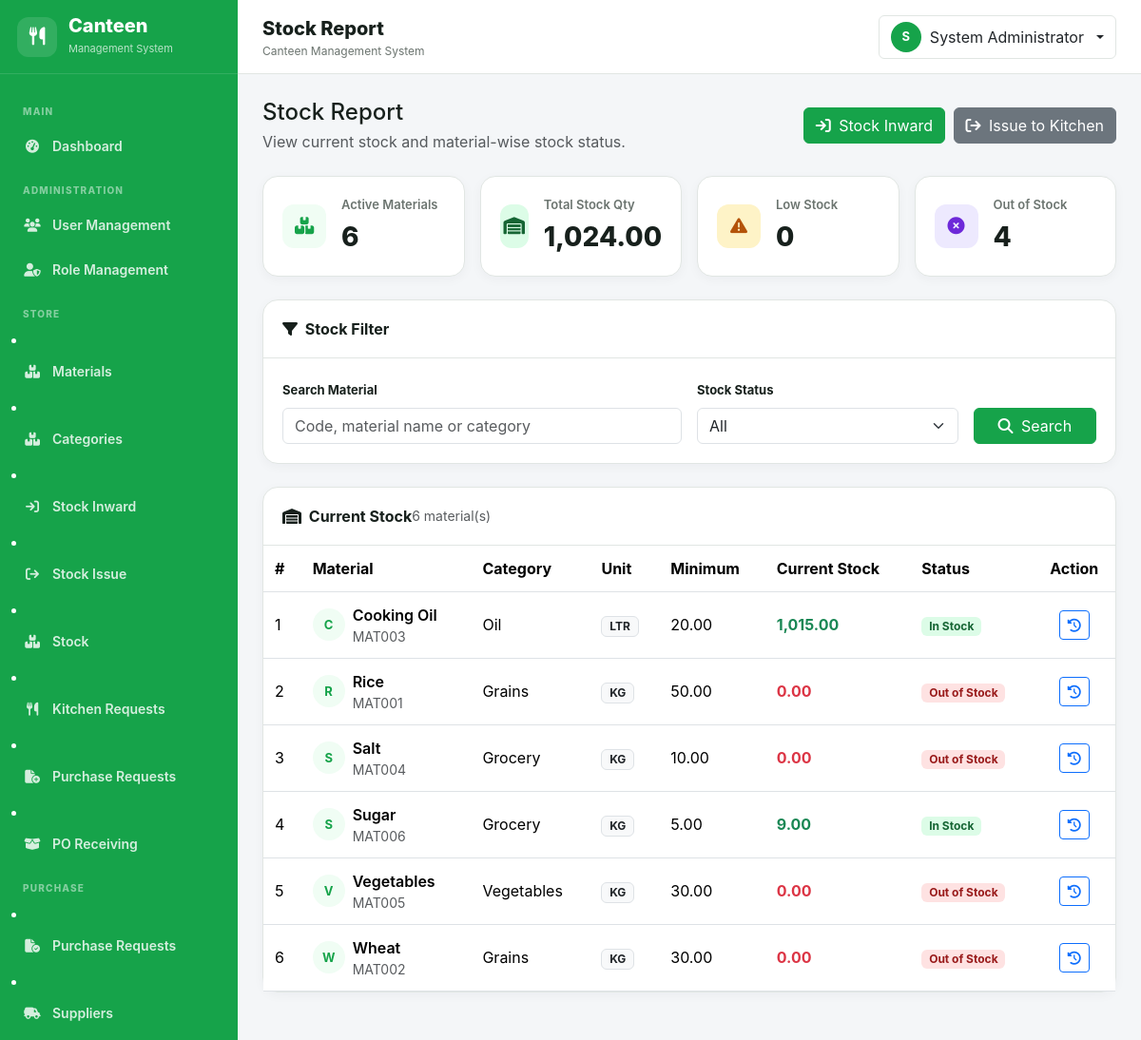
/store/stock.php (signed in), run on an earlier commit of the app's database.
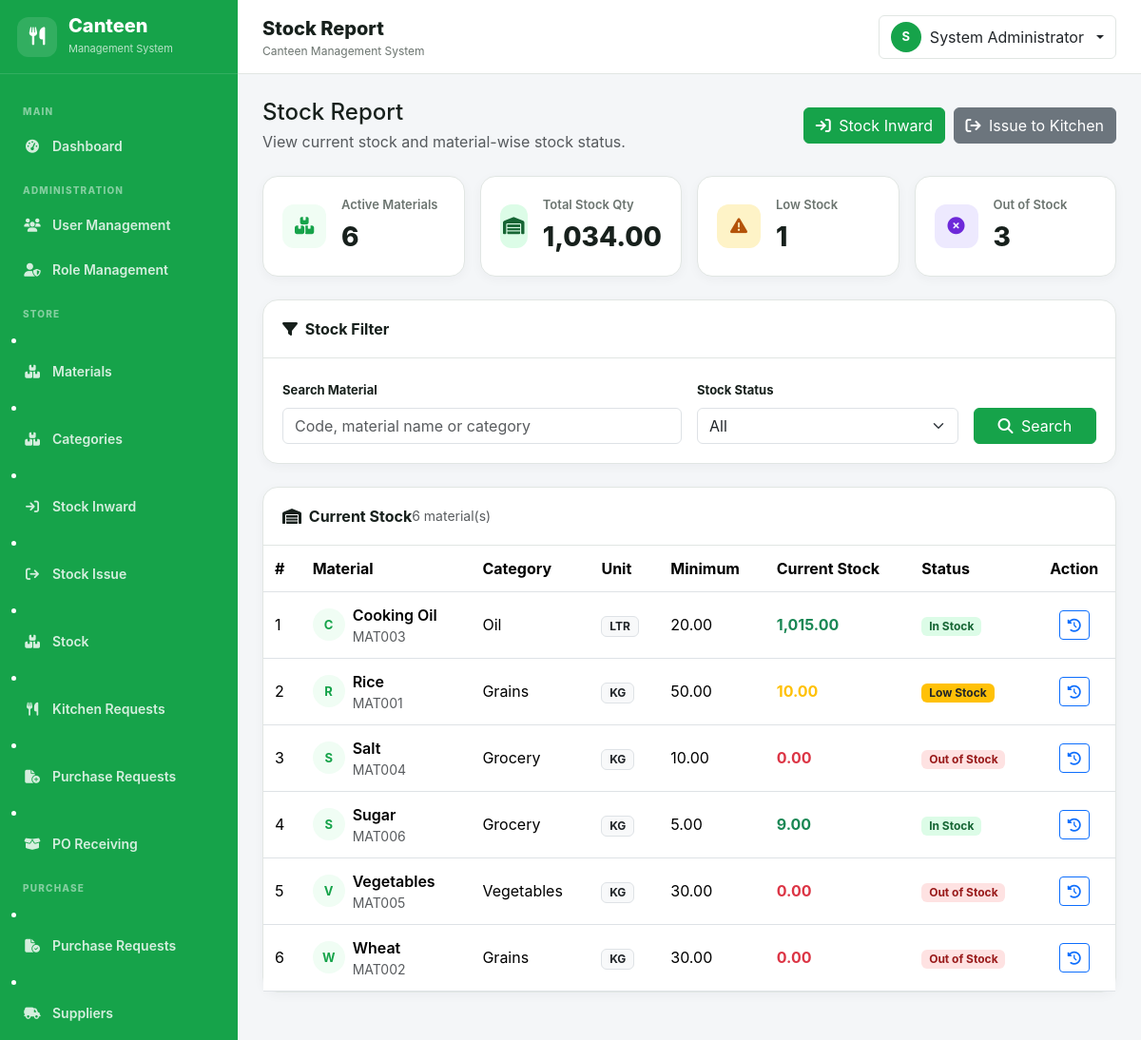
And on a later commit of the database.
### tables this page shows
CREATE TABLE `materials` (
  `id` int(10) UNSIGNED NOT NULL,
  `material_code` varchar(50) DEFAULT NULL,
  `material_name` varchar(150) NOT NULL,
  `category` varchar(100) DEFAULT NULL,
  `unit` varchar(50) NOT NULL,
  `minimum_stock` decimal(12,2) DEFAULT 0.00,
  `current_stock` decimal(12,2) DEFAULT 0.00,
  `status` enum('Enable','Disabled') DEFAULT 'Enable',
  `created_at` datetime DEFAULT current_timestamp(),
  `updated_at` datetime DEFAULT NULL ON UPDATE current_timestamp()
);

### includes/functions.php (called while the page is built, shortened)
<?php
function e(?string $value): string {
    return htmlspecialchars($value ?? '', ENT_QUOTES, 'UTF-8');
}

### store/stock.php (the view, shortened to what the changed rows need)
<?php
require_once __DIR__ . '/../config/database.php';
require_once __DIR__ . '/../includes/functions.php';
$params = [];
$whereSql = '';
$sql = "
    SELECT
        id,
        material_code,
        material_name,
        category,
        unit,
        minimum_stock,
        current_stock,
        status,
        created_at
    FROM materials
    $whereSql
    ORDER BY material_name ASC
";
$stmt = $con->prepare($sql);
$stmt->execute($params);
$materials = $stmt->fetchAll();
$stmt = $con->query("
    SELECT COALESCE(SUM(current_stock), 0)
    FROM materials
    WHERE status = 'Enable'
");
$totalStock = (float)$stmt->fetchColumn();
$stmt = $con->query("
    SELECT COUNT(*)
    FROM materials
    WHERE status = 'Enable'
      AND current_stock > 0
      AND current_stock <= minimum_stock
");
$lowStockCount = (int)$stmt->fetchColumn();
$stmt = $con->query("
    SELECT COUNT(*)
    FROM materials
    WHERE status = 'Enable'
      AND current_stock <= 0
");
$outOfStockCount = (int)$stmt->fetchColumn();
require_once __DIR__ . '/../includes/header.php';
?>
<main class="main-content">
    <div class="page-body">
        <div class="row g-3 mb-4">
            <div class="col-6 col-lg-3">
                <div class="stat-card d-flex align-items-center gap-3">
                    <div>
                        <div class="stat-label">Total Stock Qty</div>
                        <div class="stat-value"><?= number_format($totalStock, 2) ?></div>
                    </div>
                </div>
            </div>
            <div class="col-6 col-lg-3">
                <div class="stat-card d-flex align-items-center gap-3">
                    <div>
                        <div class="stat-label">Low Stock</div>
                        <div class="stat-value"><?= $lowStockCount ?></div>
                    </div>
                </div>
            </div>
            <div class="col-6 col-lg-3">
                <div class="stat-card d-flex align-items-center gap-3">
                    <div>
                        <div class="stat-label">Out of Stock</div>
                        <div class="stat-value"><?= $outOfStockCount ?></div>
                    </div>
                </div>
            </div>
        </div>
        <div class="content-card mb-4">
            <div class="table-responsive">
                <table class="table table-hover align-middle mb-0">
                    <thead>
                        <tr>
                            <th>#</th>
                            <th>Material</th>
                            <th>Category</th>
                            <th>Unit</th>
                            <th>Minimum</th>
                            <th>Current Stock</th>
                            <th>Status</th>
                            <th class="text-center">Action</th>
                        </tr>
                    </thead>
                    <tbody>
                    <?php if (empty($materials)): ?>
                        <tr>
                            <td
                                colspan="8"
                                class="text-center text-muted py-5">
                                <i class="fa-solid fa-box-open fs-2 d-block mb-2"></i>
                                No stock records found.
                            </td>
                        </tr>
                    <?php else: ?>
                        <?php foreach ($materials as $index => $material): ?>
                            <?php
                            $currentStock =
                                (float)$material['current_stock'];
                            $minimumStock =
                                (float)$material['minimum_stock'];
                            if ($material['status'] === 'Disabled') {
                                $stockStatus = 'Disabled';
                                $badgeClass = 'badge-disabled';
                            } elseif ($currentStock <= 0) {
                                $stockStatus = 'Out of Stock';
                                $badgeClass = 'badge-disabled';
                            } elseif ($currentStock <= $minimumStock) {
                                $stockStatus = 'Low Stock';
                                $badgeClass = 'bg-warning text-dark';
                            } else {
                                $stockStatus = 'In Stock';
                                $badgeClass = 'badge-enable';
                            }
                            $initials = strtoupper(
                                substr($material['material_name'], 0, 1)
                            );
                            ?>
                            <tr>
                                <td>
                                    <?= $index + 1 ?>
                                </td>
                                <td>
                                    <div class="d-flex align-items-center gap-2">
                                        <span class="row-avatar">
                                            <?= e($initials) ?>
                                        </span>
                                        <div>
                                            <div class="fw-semibold">
                                                <?= e($material['material_name']) ?>
                                            </div>
                                            <div class="text-muted small">
                                                <?= e($material['material_code']) ?>
                                            </div>
                                        </div>
                                    </div>
                                </td>
                                <td>
                                    <?= e(
                                        $material['category']
                                        ?: '-'
                                    ) ?>
                                </td>
                                <td>
                                    <span class="badge bg-light text-dark border">
                                        <?= e(
                                            $material['unit']
                                        ) ?>
                                    </span>
                                </td>
                                <td>
                                    <?= number_format(
                                        $minimumStock,
                                        2
                                    ) ?>
                                </td>
                                <td>
                                    <strong
                                        class="<?= $stockStatus === 'Out of Stock'
                                            ? 'text-danger'
                                            : (
                                                $stockStatus === 'Low Stock'
                                                ? 'text-warning'
                                                : 'text-success'
                                            )
                                        ?>">
                                        <?= number_format(
                                            $currentStock,
                                            2
                                        ) ?>
                                    </strong>
                                </td>
                                <td>
                                    <span class="badge <?= $badgeClass ?>">
                                        <?= e($stockStatus) ?>
                                    </span>
                                </td>
                                <td class="text-center">
                                    <a
                                        href="?material_id=<?= (int)$material['id'] ?>"
                                        class="btn btn-sm btn-outline-primary"
                                        title="View Transactions">
                                        <i class="fa-solid fa-clock-rotate-left"></i>
                                    </a>
                                </td>
                            </tr>
                        <?php endforeach; ?>
                    <?php endif; ?>
                    </tbody>
                </table>
            </div>
        </div>
    </div>
</main>
<?php
require_once __DIR__ . '/../includes/footer.php';
?>

What changed in the data, as far as the page shows it:
changed materials "Rice": current_stock "0.00" → "10.00"; stockStatus "Out of Stock" → "Low Stock"
Also different on the page:
$totalStock: "1,024.00" → "1,034.00"
$lowStockCount: "0" → "1"
$outOfStockCount: "4" → "3"
